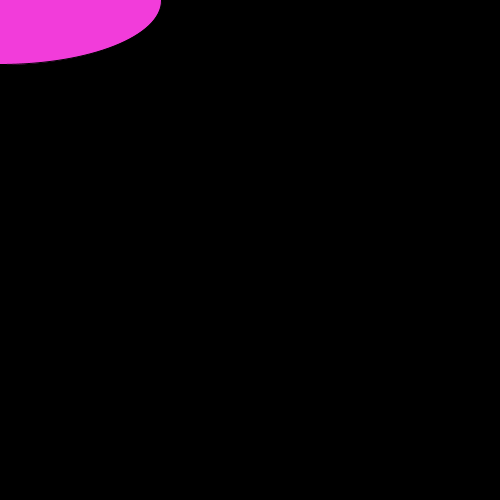
Frame 1 (no input)
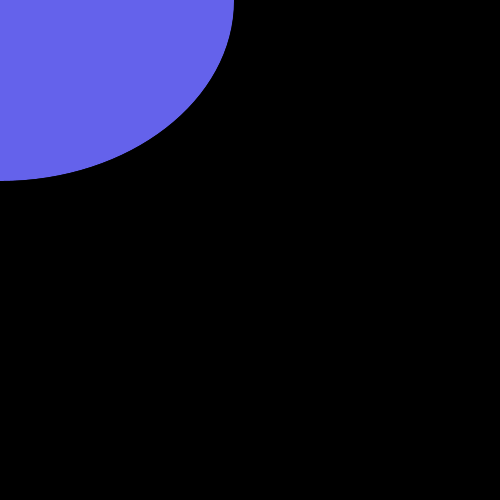
Frame 60 (the mouse pressed at the canvas centre just before this capture)
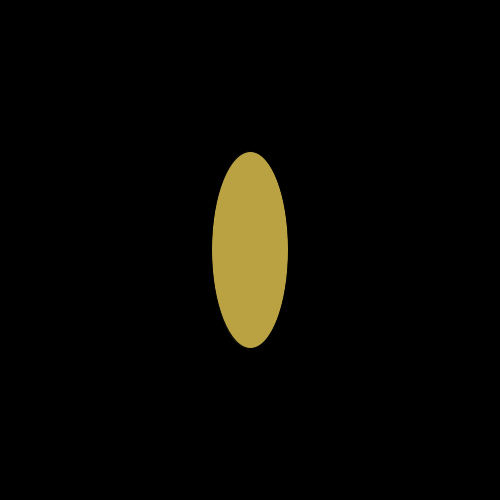
Frame 120 (the mouse held since frame 60 and released just before this capture)

The Processing sketch that drew these frames (run headless with seeded random() and noise(); from frame 60 on, the mouse is pressed at the canvas centre):

// Processing sketch: sketch_180507b
// ── sketch_180507b.pde
float circleX;
float circleY;
 void setup()
{size(500,500);

}
void draw()
{stroke(0);
background(0);
circleX=random(height);
circleY=random(width);
fill(random(255),random(255),random(255));
ellipse(pmouseX,pmouseY,circleX,circleY);
}
